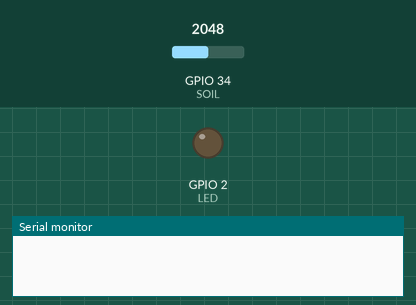
Simulated run of this sketch. Board: ESP32. On the bench: output pins drawn as LEDs (lit = HIGH), the last lines printed to the serial monitor. The inputs (shaded band) are chosen by the test bench; at power-on: GPIO 34 (SOIL) = 2048.

Above: at 2.7 s.
2.8 s: GPIO 34 (SOIL) set to 2861
4.3 s: GPIO 34 (SOIL) set to 2992
At 5.0 s:
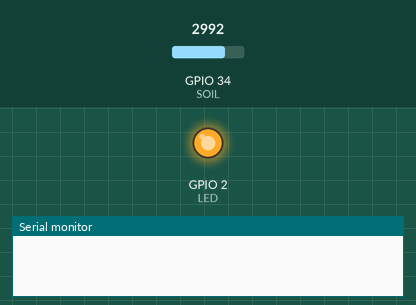
5.8 s: GPIO 34 (SOIL) set to 2866
At 6.1 s:
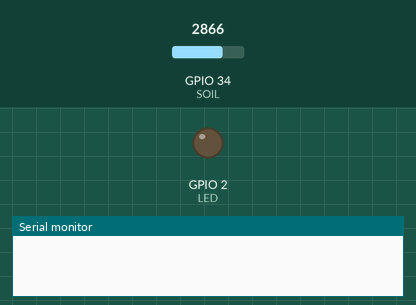
8.2 s: GPIO 34 (SOIL) set to 3603
At 9.1 s:
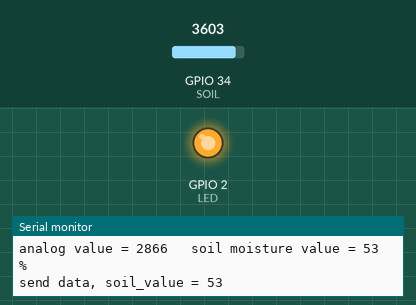
Timing chart, 0 to 10.7 s (numbered marks = the images above; inputs shaded):
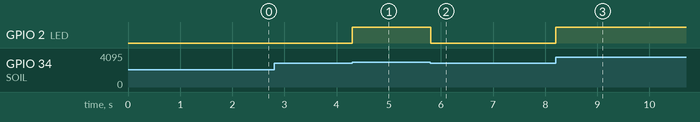

The sketch:

esp32_soil_led_ubidots_mqtt.ino
```cpp
// Ubidots
#include "UbidotsEsp32Mqtt.h"
const char *UBIDOTS_TOKEN = "XXXX-xxxxxxxxxxxxxxxxxxxxxxxxxxxxxx";  // Put here your Ubidots TOKEN
const char *WIFI_SSID = "SSID";      // Put here your Wi-Fi SSID
const char *WIFI_PASS = "SSIDPASSWORD";      // Put here your Wi-Fi password
const char *DEVICE_LABEL = "esp32";   // Put here your Device label to which data  will be published
const char *VARIABLE_LABEL = "soil"; // Put here your Variable label to which data  will be published
const int PUBLISH_FREQUENCY = 5000; // Update rate in milliseconds
unsigned long timer;
Ubidots ubidots(UBIDOTS_TOKEN);

// soil
#define SOIL 34
#define WET 50
int analog_value = 0;
int soil_value = 0;

// LED
#define LED 2


void callback(char *topic, byte *payload, unsigned int length)
{
  Serial.print("Message arrived [");
  Serial.print(topic);
  Serial.print("] ");
  for (int i = 0; i < length; i++)
  {
    Serial.print((char)payload[i]);
  }
  Serial.println();
}

void setup()
{
  // put your setup code here, to run once:
  Serial.begin(115200);
  pinMode(LED, OUTPUT);
  mqtt_begin();

  timer = millis();
}

void loop()
{
  // put your main code here, to run repeatedly:
  soil_read();
  if (!ubidots.connected())
  {
    ubidots.reconnect();
  }
  if (abs(millis() - timer) > PUBLISH_FREQUENCY) // triggers the routine every 5 seconds
  {
    Serial.println("analog value = " + String(analog_value) + "\t soil moisture value = " + String(soil_value) + " %");
    send_data();
    timer = millis();
  }
  ubidots.loop();
}
```

mqtt.ino
```cpp
void mqtt_begin()
{
  // ubidots.setDebug(true);  // uncomment this to make debug messages available
  ubidots.connectToWifi(WIFI_SSID, WIFI_PASS);
  ubidots.setCallback(callback);
  ubidots.setup();
  ubidots.reconnect();
}

void send_data()
{
  delay(200);
  Serial.println("send data, soil_value = " + String(soil_value));
  ubidots.add(VARIABLE_LABEL, soil_value); // Insert your variable Labels and the value to be sent
  ubidots.publish(DEVICE_LABEL);
}
```

soil.ino
```cpp
void soil_read()
{
  analog_value = analogRead(SOIL);
  soil_value = map(analog_value,1772,4095,100,0);
  soil_value = constrain(soil_value, 0, 100);
  if(soil_value <= WET)
  {
    turn_on_led();
  }
  else
  {
    turn_off_led();
  }
}

void turn_on_led()
{
  digitalWrite(LED, HIGH);
}

void turn_off_led()
{
  digitalWrite(LED, LOW);
}
```

Measured:
- the behaviour switches between 2933 and 2934 on GPIO 34 (SOIL) (found by bisection; images 0 and 1)
- after the input at 2.8 s, every drawn part: stays the same
- after the input at 4.3 s, GPIO 2 (LED): LOW → HIGH at once
- after the input at 5.8 s, GPIO 2 (LED): HIGH → LOW at once
- after the input at 8.2 s, GPIO 2 (LED): LOW → HIGH at once
